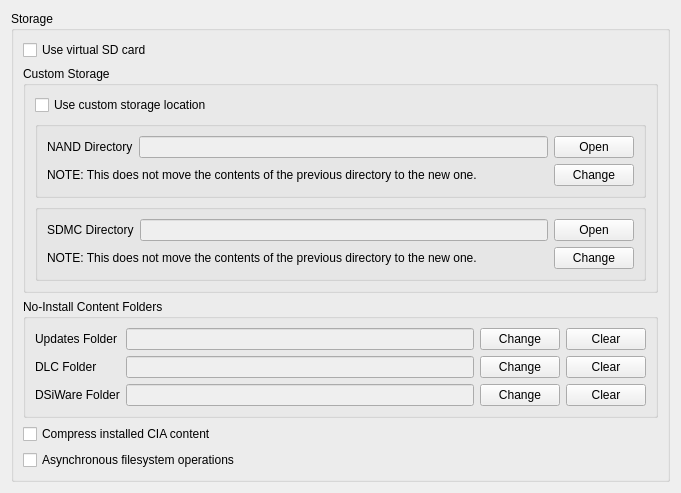
<?xml version="1.0" encoding="UTF-8"?>
<ui version="4.0">
 <class>ConfigureStorage</class>
 <widget class="QWidget" name="ConfigureStorage">
  <property name="geometry">
   <rect>
    <x>0</x>
    <y>0</y>
    <width>681</width>
    <height>375</height>
   </rect>
  </property>
  <layout class="QVBoxLayout" name="verticalLayout_1">
   <item>
    <layout class="QVBoxLayout" name="verticalLayout_2">
     <item>
      <widget class="QGroupBox" name="storage_group">
       <property name="title">
        <string>Storage</string>
       </property>
       <layout class="QVBoxLayout" name="verticalLayout_3">
        <item>
         <layout class="QHBoxLayout" name="horizontalLayout_1">
          <item>
           <widget class="QCheckBox" name="toggle_virtual_sd">
            <property name="text">
             <string>Use virtual SD card</string>
            </property>
           </widget>
          </item>
         </layout>
        </item>
        <item>
         <widget class="QGroupBox" name="custom_storage_group">
          <property name="title">
           <string>Custom Storage</string>
          </property>
          <layout class="QVBoxLayout" name="verticalLayout_6">
           <item>
            <widget class="QCheckBox" name="toggle_custom_storage">
             <property name="text">
              <string>Use custom storage location</string>
             </property>
            </widget>
           </item>
           <item>
            <widget class="QGroupBox" name="nand_group">
             <property name="title">
              <string/>
             </property>
             <layout class="QVBoxLayout" name="verticalLayout">
              <item>
               <layout class="QHBoxLayout" name="horizontalLayout">
                <item>
                 <widget class="QLabel" name="label">
                  <property name="text">
                   <string>NAND Directory</string>
                  </property>
                 </widget>
                </item>
                <item>
                 <widget class="QLineEdit" name="nand_dir_path">
                  <property name="enabled">
                   <bool>false</bool>
                  </property>
                 </widget>
                </item>
                <item>
                 <widget class="QPushButton" name="open_nand_dir">
                  <property name="text">
                   <string>Open</string>
                  </property>
                 </widget>
                </item>
               </layout>
              </item>
              <item>
               <layout class="QHBoxLayout" name="horizontalLayout_2">
                <item>
                 <widget class="QLabel" name="label_4">
                  <property name="text">
                   <string>NOTE: This does not move the contents of the previous directory to the new one.</string>
                  </property>
                 </widget>
                </item>
                <item>
                 <spacer name="horizontalSpacer_3">
                  <property name="orientation">
                   <enum>Qt::Horizontal</enum>
                  </property>
                  <property name="sizeHint" stdset="0">
                   <size>
                    <width>40</width>
                    <height>20</height>
                   </size>
                  </property>
                 </spacer>
                </item>
                <item>
                 <widget class="QPushButton" name="change_nand_dir">
                  <property name="text">
                   <string>Change</string>
                  </property>
                 </widget>
                </item>
               </layout>
              </item>
             </layout>
            </widget>
           </item>
           <item>
            <widget class="QGroupBox" name="sdmc_group">
             <property name="title">
              <string/>
             </property>
             <layout class="QVBoxLayout" name="verticalLayout_4">
              <item>
               <layout class="QHBoxLayout" name="horizontalLayout_3">
                <item>
                 <widget class="QLabel" name="label_2">
                  <property name="text">
                   <string>SDMC Directory</string>
                  </property>
                 </widget>
                </item>
                <item>
                 <widget class="QLineEdit" name="sdmc_dir_path">
                  <property name="enabled">
                   <bool>false</bool>
                  </property>
                 </widget>
                </item>
                <item>
                 <widget class="QPushButton" name="open_sdmc_dir">
                  <property name="text">
                   <string>Open</string>
                  </property>
                 </widget>
                </item>
               </layout>
              </item>
              <item>
               <layout class="QHBoxLayout" name="horizontalLayout_4">
                <item>
                 <widget class="QLabel" name="label_3">
                  <property name="text">
                   <string>NOTE: This does not move the contents of the previous directory to the new one.</string>
                  </property>
                 </widget>
                </item>
                <item>
                 <spacer name="horizontalSpacer_4">
                  <property name="orientation">
                   <enum>Qt::Horizontal</enum>
                  </property>
                  <property name="sizeHint" stdset="0">
                   <size>
                    <width>40</width>
                    <height>20</height>
                   </size>
                  </property>
                 </spacer>
                </item>
                <item>
                 <widget class="QPushButton" name="change_sdmc_dir">
                  <property name="text">
                   <string>Change</string>
                  </property>
                 </widget>
                </item>
               </layout>
              </item>
             </layout>
            </widget>
           </item>
          </layout>
         </widget>
        </item>
        <item>
         <widget class="QGroupBox" name="content_folders_group">
          <property name="title">
           <string>No-Install Content Folders</string>
          </property>
          <property name="toolTip">
           <string>&lt;html&gt;&lt;head/&gt;&lt;body&gt;&lt;p&gt;Update, DLC and DSiWare CIA files (or zip files containing them) placed in these folders are used directly when a matching game is started. Nothing is installed to the emulated console.&lt;/p&gt;&lt;/body&gt;&lt;/html&gt;</string>
          </property>
          <layout class="QGridLayout" name="content_folders_layout">
           <item row="0" column="0">
            <widget class="QLabel" name="updates_folder_label">
             <property name="text">
              <string>Updates Folder</string>
             </property>
            </widget>
           </item>
           <item row="0" column="1">
            <widget class="QLineEdit" name="updates_folder_path">
             <property name="enabled">
              <bool>false</bool>
             </property>
            </widget>
           </item>
           <item row="0" column="2">
            <widget class="QPushButton" name="change_updates_folder">
             <property name="text">
              <string>Change</string>
             </property>
            </widget>
           </item>
           <item row="0" column="3">
            <widget class="QPushButton" name="clear_updates_folder">
             <property name="text">
              <string>Clear</string>
             </property>
            </widget>
           </item>
           <item row="1" column="0">
            <widget class="QLabel" name="dlc_folder_label">
             <property name="text">
              <string>DLC Folder</string>
             </property>
            </widget>
           </item>
           <item row="1" column="1">
            <widget class="QLineEdit" name="dlc_folder_path">
             <property name="enabled">
              <bool>false</bool>
             </property>
            </widget>
           </item>
           <item row="1" column="2">
            <widget class="QPushButton" name="change_dlc_folder">
             <property name="text">
              <string>Change</string>
             </property>
            </widget>
           </item>
           <item row="1" column="3">
            <widget class="QPushButton" name="clear_dlc_folder">
             <property name="text">
              <string>Clear</string>
             </property>
            </widget>
           </item>
           <item row="2" column="0">
            <widget class="QLabel" name="dsiware_folder_label">
             <property name="text">
              <string>DSiWare Folder</string>
             </property>
            </widget>
           </item>
           <item row="2" column="1">
            <widget class="QLineEdit" name="dsiware_folder_path">
             <property name="enabled">
              <bool>false</bool>
             </property>
            </widget>
           </item>
           <item row="2" column="2">
            <widget class="QPushButton" name="change_dsiware_folder">
             <property name="text">
              <string>Change</string>
             </property>
            </widget>
           </item>
           <item row="2" column="3">
            <widget class="QPushButton" name="clear_dsiware_folder">
             <property name="text">
              <string>Clear</string>
             </property>
            </widget>
           </item>
          </layout>
         </widget>
        </item>
        <item>
         <layout class="QVBoxLayout" name="horizontalLayout_5">
          <item>
           <widget class="QCheckBox" name="toggle_compress_cia">
            <property name="text">
             <string>Compress installed CIA content</string>
            </property>
            <property name="toolTip">
              <string>&lt;html&gt;&lt;head/&gt;&lt;body&gt;&lt;p&gt;Compresses the content of CIA files when installed to the emulated SD card. Only affects CIA content which is installed while the setting is enabled.&lt;/p&gt;&lt;/body&gt;&lt;/html&gt;</string>
            </property>
           </widget>
          </item>
           <item>
           <widget class="QCheckBox" name="async_fs_operations">
            <property name="text">
             <string>Asynchronous filesystem operations</string>
            </property>
            <property name="toolTip">
              <string>&lt;html&gt;&lt;head/&gt;&lt;body&gt;&lt;p&gt;Makes emulated filesystem accesses asynchronous. Greatly reduces filesystem related stutter, but may slightly increase load times.&lt;/p&gt;&lt;/body&gt;&lt;/html&gt;</string>
            </property>
           </widget>
          </item>
         </layout>
        </item>
       </layout>
      </widget>
     </item>
    </layout>
   </item>
   <item>
    <spacer name="verticalSpacer">
     <property name="orientation">
      <enum>Qt::Vertical</enum>
     </property>
     <property name="sizeHint" stdset="0">
      <size>
       <width>20</width>
       <height>40</height>
      </size>
     </property>
    </spacer>
   </item>
  </layout>
 </widget>
 <resources/>
 <connections/>
</ui>
